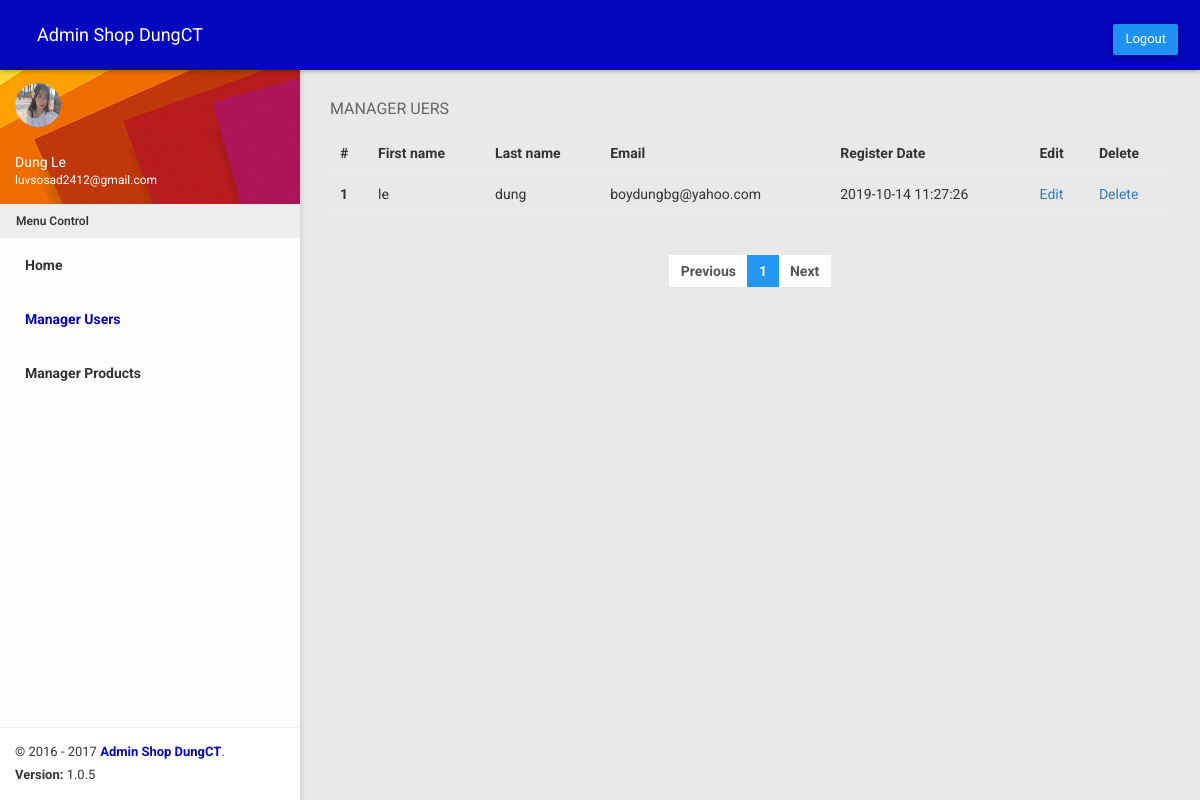
The app's page /app/admin/user/display.php (signed in), older data.
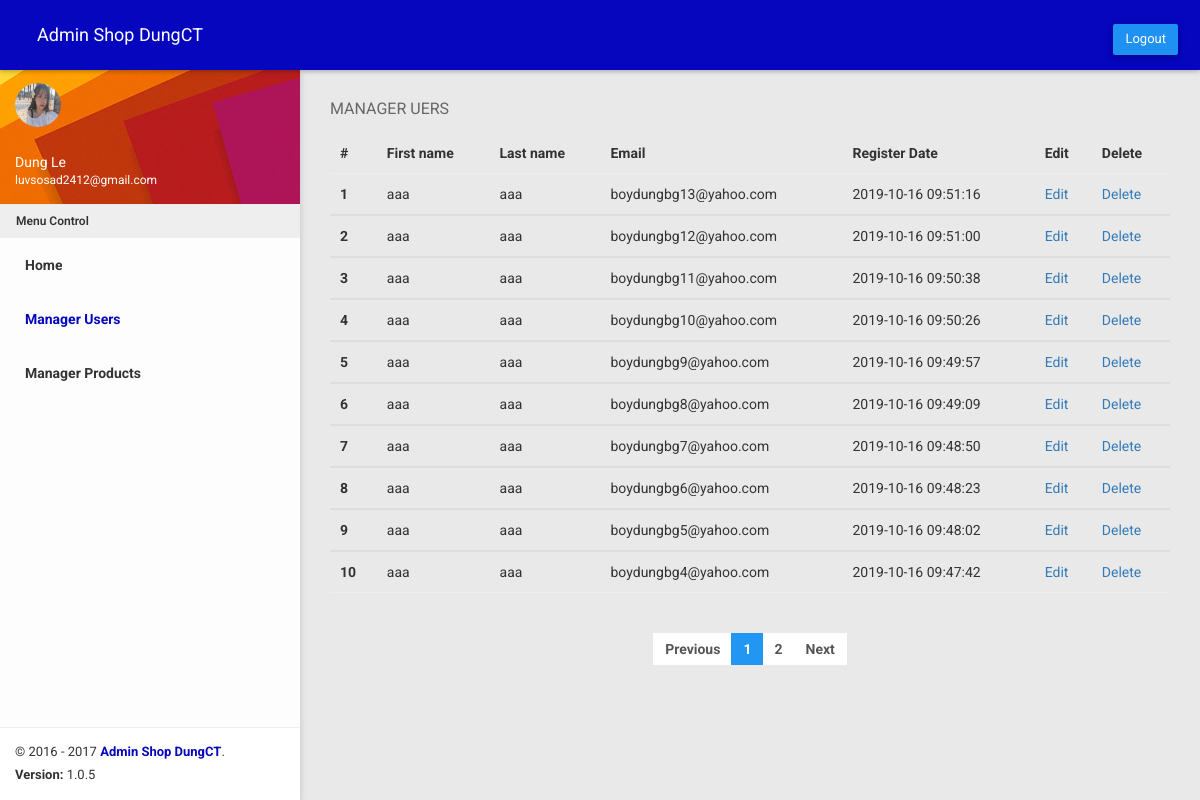
The same page, newer data.
### tables this page shows
CREATE TABLE `lechidung_users` (
  `user_id` int(11) NOT NULL,
  `user_fname` varchar(50) NOT NULL,
  `user_lname` varchar(50) NOT NULL,
  `user_username` varchar(50) NOT NULL,
  `user_email` varchar(50) NOT NULL,
  `user_pass` varchar(300) NOT NULL,
  `user_registerdate` datetime DEFAULT CURRENT_TIMESTAMP,
  `user_level` tinyint(4) DEFAULT NULL
);

### app/admin/user/display.php (the view, shortened to what the changed rows need)
<!DOCTYPE html>
<html>
<head>
  <link href="../../../public/plugins/bootstrap/css/bootstrap.css" rel="stylesheet">
  <link href="../../../public/css/style.css" rel="stylesheet">
  <link href="../../../public/css/all-themes.css" rel="stylesheet" />
  <link href="//netdna.bootstrapcdn.com/font-awesome/3.2.1/css/font-awesome.css" rel="stylesheet">
</head>
<body>
  <body class="theme-red">
    <section class="content">
      <div class="container-fluid">
        <div class="block-header">
          <h2>MANAGER UERS</h2>
        </div>
        <?php
        require('../../common/test_connection.php');
        $page = 1;
        $limit = 10;
        $arrs_list = mysqli_query($conn, "select * from lechidung_users where user_level = 2;");
        $total_record = mysqli_num_rows($arrs_list);
        $total_page = ceil($total_record / $limit);
        $start = ($page - 1) * $limit;
        $sql = "select * from lechidung_users where user_level = 2 ORDER BY user_id DESC limit " . $start . "," . $limit . " ;";
        $result = mysqli_query($conn, $sql);
        if (mysqli_num_rows($result) > 0) {
          echo "<table class='table table-hover'>
    <thead class='thead-dark'>
      <tr>
        <th scope='col'>#</th>
        <th scope='col'>First name</th>
        <th scope='col'>Last name</th>
        <th scope='col'>Email</th>
        <th scope='col'>Register Date</th>
        <th scope='col'>Edit</th>
        <th scope='col'>Delete</th>
      </tr>
    </thead>";
          while ($row = mysqli_fetch_assoc($result)) {
            $STT++;
            echo " <tbody>
    <tr>
      <th scope='row'>" . $STT . "</th>
      <td>" . $row["user_fname"] . "</td>
      <td>" . $row["user_lname"] . "</td>
      <td>" . $row["user_email"] . "</td>
      <td>" . $row["user_registerdate"] . "</td>
      <td><a btn btn-info href='../../../app/admin/user/update.php?id= " . $row["user_id"] . "' onclick='return checkupdate()'>Edit</a></td>
      <td><a btn btn-danger href='../../../app/admin/user/delete.php?id= " . $row["user_id"] . "' onclick='return checkdelete()'>Delete</a></td>
    </tr>
  </tbody>";
          }
          echo "</table>";
        }
        ?>
        <div class="row">
          <div class="col-12 col-md-12">
            <div class="JustifyCenter">
              <ul class="pagination">
                <?php for ($i = 1; $i <= $total_page; $i++) { ?>
                  <li <?php if ($page == $i) echo "class='active'"; ?>><a href="../../../app/admin/user/display.php?page=<?php echo $i; ?>"><?php echo $i; ?></a></li>
                <?php } ?>
              </ul>
            </div>
          </div>
        </div>
    </section>
  </body>
</html>

Row changes from the older to the newer data that the page shows:
removed lechidung_users: user_fname "le", user_lname "dung", user_email "boydungbg@yahoo.com", user_registerdate "2019-10-14 11:27:26"
added lechidung_users: user_fname "aaa", user_lname "aaa", user_email "boydungbg13@yahoo.com", user_registerdate "2019-10-16 09:51:16"
added lechidung_users: user_fname "aaa", user_lname "aaa", user_email "boydungbg12@yahoo.com", user_registerdate "2019-10-16 09:51:00"
added lechidung_users: user_fname "aaa", user_lname "aaa", user_email "boydungbg11@yahoo.com", user_registerdate "2019-10-16 09:50:38"
added lechidung_users: user_fname "aaa", user_lname "aaa", user_email "boydungbg10@yahoo.com", user_registerdate "2019-10-16 09:50:26"
added lechidung_users: user_fname "aaa", user_lname "aaa", user_email "boydungbg9@yahoo.com", user_registerdate "2019-10-16 09:49:57"
added lechidung_users: user_fname "aaa", user_lname "aaa", user_email "boydungbg8@yahoo.com", user_registerdate "2019-10-16 09:49:09"
added lechidung_users: user_fname "aaa", user_lname "aaa", user_email "boydungbg7@yahoo.com", user_registerdate "2019-10-16 09:48:50"
added lechidung_users: user_fname "aaa", user_lname "aaa", user_email "boydungbg6@yahoo.com", user_registerdate "2019-10-16 09:48:23"
added lechidung_users: user_fname "aaa", user_lname "aaa", user_email "boydungbg5@yahoo.com", user_registerdate "2019-10-16 09:48:02"
added lechidung_users: user_fname "aaa", user_lname "aaa", user_email "boydungbg4@yahoo.com", user_registerdate "2019-10-16 09:47:42"
Text that changed along with them:
new list line: "2"
